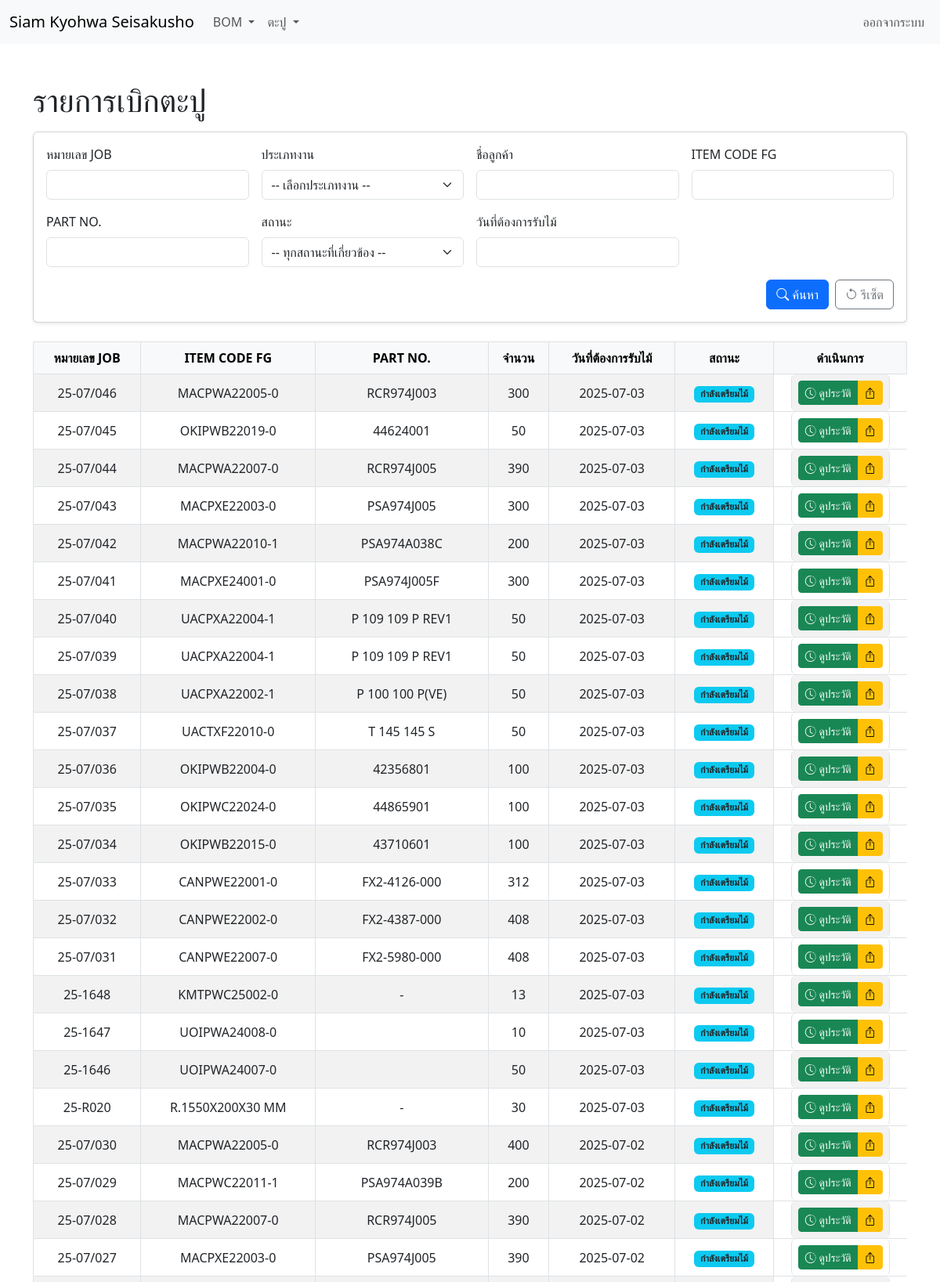
Page /nails_issue_list.php (signed in, upper part) on the committed database.
### tables this page shows
CREATE TABLE IF NOT EXISTS `wood_issue` (
  `issue_id` int(11) NOT NULL AUTO_INCREMENT,
  `job_id` varchar(50) NOT NULL,
  `job_type` varchar(50) DEFAULT NULL,
  `prod_id` varchar(50) NOT NULL,
  `product_code` varchar(50) NOT NULL,
  `quantity` int(11) NOT NULL,
  `price_value` double NOT NULL DEFAULT 0,
  `total_wage` double NOT NULL DEFAULT 0,
  `wood_wastage` float DEFAULT 0,
  `wood_type` enum('NONFSC','FSCMIX','FSC100') NOT NULL,
  `creation_date` datetime NOT NULL DEFAULT current_timestamp(),
  `create_by` varchar(50) DEFAULT NULL,
  `want_receive` datetime DEFAULT NULL,
  `issue_date` datetime DEFAULT NULL,
  `issued_by` varchar(100) NOT NULL,
  `issue_status` enum('รอยืนยันงาน','สั่งไม้','กำลังเตรียมไม้','รอเบิก','เบิกแล้ว','ปิดสำเร็จ','ยกเลิก','รอยืนยันการสั่งจ่าย','สั่งจ่ายแล้ว') NOT NULL DEFAULT 'สั่งไม้' COMMENT 'สถานะการเบิกไม้: รอเบิก = ยังไม่ได้เบิก, เบิกแล้ว = เบิกไม้เรียบร้อย',
  `issue_type` varchar(50) NOT NULL DEFAULT 'ใบเบิกใช้',
  `remark` varchar(100) DEFAULT NULL,
  PRIMARY KEY (`issue_id`)
);

CREATE TABLE IF NOT EXISTS `prod_list` (
  `prod_id` int(11) NOT NULL AUTO_INCREMENT,
  `prod_code` varchar(50) DEFAULT NULL,
  `customer_id` int(11) DEFAULT NULL,
  `code_cus_size` text DEFAULT NULL,
  `prod_type` varchar(50) DEFAULT NULL,
  `prod_partno` varchar(50) DEFAULT NULL,
  `length` int(11) DEFAULT NULL,
  `width` int(11) DEFAULT NULL,
  `thickness` int(11) DEFAULT NULL,
  `prod_description` text DEFAULT NULL,
  PRIMARY KEY (`prod_id`)
);

### nails_issue_list.php (the view, shortened to what this page needs)
<?php
require_once 'config_db.php';
$issued_ids = [];
$limit = 100;
$page = isset($_GET['page']) && is_numeric($_GET['page']) ? (int)$_GET['page'] : 1;
$offset = ($page - 1) * $limit;
$whereClauses = [];
$params = [];
$types = '';
if (!empty($_GET['search_status'])) {
    $whereClauses[] = "wi.issue_status = ?";
    $types .= 's';
    $params[] = $_GET['search_status'];
} else {
    $statuses_to_show = ['สั่งไม้', 'กำลังเตรียมไม้', 'รอเบิก', 'เบิกแล้ว', 'ปิดสำเร็จ', 'รอยืนยันการสั่งจ่าย', 'สั่งจ่ายแล้ว'];
    $placeholders = implode(',', array_fill(0, count($statuses_to_show), '?'));
    $whereClauses[] = "wi.issue_status IN ($placeholders)";
    $types .= str_repeat('s', count($statuses_to_show));
    array_push($params, ...$statuses_to_show);
}
$sql_where = "";
if (count($whereClauses) > 0) {
    $sql_where = " WHERE " . implode(' AND ', $whereClauses);
}
$dataSql = "SELECT wi.issue_id, wi.job_id, wi.prod_id, wi.quantity, wi.want_receive, wi.issue_status,
                   pl.prod_partno, pl.prod_code, c.customer_name, c.customer_short_name
            FROM wood_issue wi
            LEFT JOIN prod_list pl ON pl.prod_id = wi.prod_id
            LEFT JOIN customer c ON pl.customer_id = c.customer_id" . $sql_where .
            " ORDER BY wi.creation_date DESC LIMIT ? OFFSET ?";
$data_params = $params;
$data_types = $types . 'ii';
$data_params[] = $limit;
$data_params[] = $offset;
$stmt_data = $conn->prepare($dataSql);
$stmt_data->bind_param($data_types, ...$data_params);
$stmt_data->execute();
$result = $stmt_data->get_result();
?>
<!DOCTYPE html>
<html lang="th">
<head>
    <link href="https://cdn.jsdelivr.net/npm/bootstrap@5.3.3/dist/css/bootstrap.min.css" rel="stylesheet">
    <link rel="stylesheet" href="https://cdn.jsdelivr.net/npm/bootstrap-icons@1.11.3/font/bootstrap-icons.min.css">
    <link rel="stylesheet" type="text/css" href="https://cdn.jsdelivr.net/npm/daterangepicker/daterangepicker.css" />
</head>
<body>
    <?php include 'navbar.php'; ?>
    <div class="container mt-5">
        <div class="d-flex justify-content-between align-items-center mb-3">
            <h1 class="mb-0">รายการเบิกตะปู</h1>
        </div>
        <div class="card shadow-sm mb-4">
            <div class="card-body">
                <form method="GET" action="">
                    <div class="row g-3">
                        <div class="col-md-4 col-lg-3">
                            <label for="search_job_code" class="form-label">หมายเลข JOB</label>
                            <input type="text" class="form-control" name="search_job_code" id="search_job_code" value="<?php echo isset($_GET['search_job_code']) ? htmlspecialchars($_GET['search_job_code']) : ''; ?>">
                        </div>
                        <div class="col-md-4 col-lg-3">
                            <label for="search_job_type" class="form-label">ประเภทงาน</label>
                            <select class="form-select" name="search_job_type" id="search_job_type">
                                <option value="">-- เลือกประเภทงาน --</option>
                            </select>
                        </div>
                        <div class="col-md-4 col-lg-3">
                            <label for="search_customer" class="form-label">ชื่อลูกค้า</label>
                            <input type="text" class="form-control" name="search_customer" id="search_customer" value="<?php echo isset($_GET['search_customer']) ? htmlspecialchars($_GET['search_customer']) : ''; ?>">
                        </div>
                        <div class="col-md-4 col-lg-3">
                            <label for="search_prod_code" class="form-label">ITEM CODE FG</label>
                            <input type="text" class="form-control" name="search_prod_code" id="search_prod_code" value="<?php echo isset($_GET['search_prod_code']) ? htmlspecialchars($_GET['search_prod_code']) : ''; ?>">
                        </div>
                        <div class="col-md-4 col-lg-3">
                            <label for="search_prod_partno" class="form-label">PART NO.</label>
                            <input type="text" class="form-control" name="search_prod_partno" id="search_prod_partno" value="<?php echo isset($_GET['search_prod_partno']) ? htmlspecialchars($_GET['search_prod_partno']) : ''; ?>">
                        </div>
                        <div class="col-md-4 col-lg-3">
                            <label for="search_status" class="form-label">สถานะ</label>
                            <select class="form-select" name="search_status" id="search_status">
                                <option value="">-- ทุกสถานะที่เกี่ยวข้อง --</option>
                            </select>
                        </div>
                        <div class="col-md-4 col-lg-3">
                            <label for="search_date_created" class="form-label">วันที่ต้องการรับไม้</label>
                            <input type="text" class="form-control" name="search_date_created" id="search_date_created" value="<?php echo isset($_GET['search_date_created']) ? htmlspecialchars($_GET['search_date_created']) : ''; ?>" />
                        </div>
                        <div class="col-md-12 d-flex justify-content-end align-items-end">
                            <button type="submit" class="btn btn-primary me-2"><i class="bi bi-search"></i> ค้นหา</button>
                            <a href="nails_issue_list.php" class="btn btn-outline-secondary"><i class="bi bi-arrow-counterclockwise"></i> รีเซ็ต</a>
                        </div>
                    </div>
                </form>
            </div>
        </div>
        <div class="table-responsive">
            <table class="table table-bordered table-striped table-hover">
                <thead class="table-light text-center align-middle">
                    <tr>
                        <th>หมายเลข JOB</th>
                        <th>ITEM CODE FG</th>
                        <th>PART NO.</th>
                        <th>จำนวน</th>
                        <th>วันที่ต้องการรับไม้</th>
                        <th>สถานะ</th>
                        <th>ดำเนินการ</th>
                    </tr>
                </thead>
                <tbody class="text-center align-middle">
                    <?php if ($result && $result->num_rows > 0): ?>
                        <?php while ($row = $result->fetch_assoc()): ?>
                            <?php
                            $is_finished = in_array($row['issue_status'], ['ปิดสำเร็จ', 'รอยืนยันการสั่งจ่าย', 'สั่งจ่ายแล้ว']);
                            $has_been_issued = in_array($row['issue_id'], $issued_ids);
                            ?>
                            <tr>
                                <td><?php echo htmlspecialchars($row['job_id']); ?></td>
                                <td><?php echo htmlspecialchars($row['prod_code']); ?></td>
                                <td><?php echo isset($row['prod_partno']) ? htmlspecialchars($row['prod_partno']) : 'N/A'; ?></td>
                                <td><?php echo htmlspecialchars($row['quantity']); ?></td>
                                <td><?php echo date('Y-m-d', strtotime($row['want_receive'])); ?></td>
                                <td><span class="badge bg-info text-dark"><?php echo htmlspecialchars($row['issue_status']); ?></span></td>
                                <td class="btn-group" role="group">
                                    <button type="button" class="btn btn-success btn-sm view-history-btn" data-issue-id="<?= $row['issue_id'] ?>" data-prod-id="<?= $row['prod_id'] ?>" data-job-id="<?= $row['job_id'] ?>">
                                        <i class="bi bi-clock-history"></i> ดูประวัติ
                                    </button>
                                    <?php if ($is_finished): ?>
                                        <button type="button" class="btn btn-secondary btn-sm" disabled><i class="bi bi-check-circle-fill"></i></button>
                                    <?php elseif ($has_been_issued): ?>
                                        <button type="button" class="btn btn-info btn-sm open-nail-modal" data-issue-id="<?= $row['issue_id'] ?>" data-prod-id="<?= $row['prod_id'] ?>" data-job-id="<?= $row['job_id'] ?>"><i class="bi bi-tools"></i></button>
                                    <?php else: ?>
                                        <button type="button" class="btn btn-warning btn-sm open-nail-modal" data-issue-id="<?= $row['issue_id'] ?>" data-prod-id="<?= $row['prod_id'] ?>" data-job-id="<?= $row['job_id'] ?>"><i class="bi bi-box-arrow-up"></i></button>
                                    <?php endif; ?>
                                </td>
                            </tr>
                        <?php endwhile; ?>
                    <?php else: ?>
                        <tr><td colspan="7" class="text-center text-muted py-4">ไม่พบข้อมูลตามเงื่อนไขที่ระบุ</td></tr>
                    <?php endif; ?>
                </tbody>
            </table>
        </div>
    </div>
</body>
</html>

### rows in the picture
wood_issue: job "25-07/046", prod.prod_code "MACPWA22005-0", prod.prod_partno "RCR974J003", quantity "300", want_receive "2025-07-03", issue_status "กำลังเตรียมไม้"
wood_issue: job "25-07/045", prod.prod_code "OKIPWB22019-0", prod.prod_partno "44624001", quantity "50", want_receive "2025-07-03", issue_status "กำลังเตรียมไม้"
wood_issue: job "25-07/044", prod.prod_code "MACPWA22007-0", prod.prod_partno "RCR974J005", quantity "390", want_receive "2025-07-03", issue_status "กำลังเตรียมไม้"
wood_issue: job "25-07/043", prod.prod_code "MACPXE22003-0", prod.prod_partno "PSA974J005", quantity "300", want_receive "2025-07-03", issue_status "กำลังเตรียมไม้"
wood_issue: job "25-07/042", prod.prod_code "MACPWA22010-1", prod.prod_partno "PSA974A038C", quantity "200", want_receive "2025-07-03", issue_status "กำลังเตรียมไม้"
wood_issue: job "25-07/041", prod.prod_code "MACPXE24001-0", prod.prod_partno "PSA974J005F", quantity "300", want_receive "2025-07-03", issue_status "กำลังเตรียมไม้"
wood_issue: job "25-07/040", prod.prod_code "UACPXA22004-1", prod.prod_partno "P 109 109 P REV1", quantity "50", want_receive "2025-07-03", issue_status "กำลังเตรียมไม้"
wood_issue: job "25-07/039", prod.prod_code "UACPXA22004-1", prod.prod_partno "P 109 109 P REV1", quantity "50", want_receive "2025-07-03", issue_status "กำลังเตรียมไม้"
wood_issue: job "25-07/038", prod.prod_code "UACPXA22002-1", prod.prod_partno "P 100 100 P(VE)", quantity "50", want_receive "2025-07-03", issue_status "กำลังเตรียมไม้"
wood_issue: job "25-07/037", prod.prod_code "UACTXF22010-0", prod.prod_partno "T 145 145 S", quantity "50", want_receive "2025-07-03", issue_status "กำลังเตรียมไม้"
wood_issue: job "25-07/036", prod.prod_code "OKIPWB22004-0", prod.prod_partno "42356801", quantity "100", want_receive "2025-07-03", issue_status "กำลังเตรียมไม้"
wood_issue: job "25-07/035", prod.prod_code "OKIPWC22024-0", prod.prod_partno "44865901", quantity "100", want_receive "2025-07-03", issue_status "กำลังเตรียมไม้"
wood_issue: job "25-07/034", prod.prod_code "OKIPWB22015-0", prod.prod_partno "43710601", quantity "100", want_receive "2025-07-03", issue_status "กำลังเตรียมไม้"
wood_issue: job "25-07/033", prod.prod_code "CANPWE22001-0", prod.prod_partno "FX2-4126-000", quantity "312", want_receive "2025-07-03", issue_status "กำลังเตรียมไม้"
wood_issue: job "25-07/032", prod.prod_code "CANPWE22002-0", prod.prod_partno "FX2-4387-000", quantity "408", want_receive "2025-07-03", issue_status "กำลังเตรียมไม้"
wood_issue: job "25-07/031", prod.prod_code "CANPWE22007-0", prod.prod_partno "FX2-5980-000", quantity "408", want_receive "2025-07-03", issue_status "กำลังเตรียมไม้"
wood_issue: job "25-1648", prod.prod_code "KMTPWC25002-0", prod.prod_partno "-", quantity "13", want_receive "2025-07-03", issue_status "กำลังเตรียมไม้"
wood_issue: job "25-1647", prod.prod_code "UOIPWA24008-0", quantity "10", want_receive "2025-07-03", issue_status "กำลังเตรียมไม้"
wood_issue: job "25-1646", prod.prod_code "UOIPWA24007-0", quantity "50", want_receive "2025-07-03", issue_status "กำลังเตรียมไม้"
wood_issue: job "25-R020", prod.prod_code "R.1550X200X30 MM", prod.prod_partno "-", quantity "30", want_receive "2025-07-03", issue_status "กำลังเตรียมไม้"
wood_issue: job "25-07/030", prod.prod_code "MACPWA22005-0", prod.prod_partno "RCR974J003", quantity "400", want_receive "2025-07-02", issue_status "กำลังเตรียมไม้"
wood_issue: job "25-07/029", prod.prod_code "MACPWC22011-1", prod.prod_partno "PSA974A039B", quantity "200", want_receive "2025-07-02", issue_status "กำลังเตรียมไม้"
wood_issue: job "25-07/028", prod.prod_code "MACPWA22007-0", prod.prod_partno "RCR974J005", quantity "390", want_receive "2025-07-02", issue_status "กำลังเตรียมไม้"
wood_issue: job "25-07/027", prod.prod_code "MACPXE22003-0", prod.prod_partno "PSA974J005", quantity "390", want_receive "2025-07-02", issue_status "กำลังเตรียมไม้"

### other values in the picture
$item['title'] "BOM"
$item['title'] "ตะปู"
